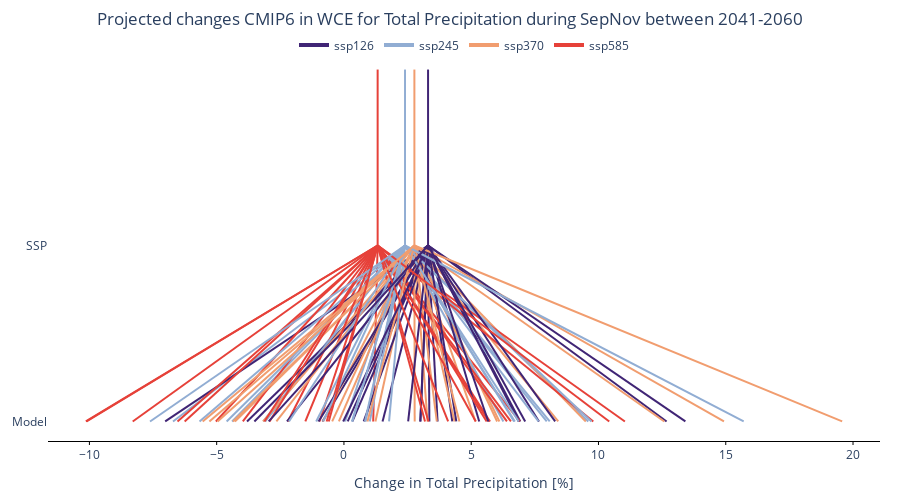

Write notebook code for a chart like this one.
### Code cell
import ipywidgets as widgets
from ipywidgets import interact
from IPython.display import clear_output
import pandas as pd
import numpy as np
import plotly.graph_objects as go

# Define variables and their full names
atmos_variables = [
    'tas', 'tasmin', 'TNn', 'fd', 'hdd',
    'tasmax', 'TXx', 'tx35', 'TX35bc', 'tx40', 'TX40bc', 'cdd',
    'pr', 'Rx1day', 'Rx5day', 'ds', 'spi6',
    'prsn', 'sfcWind'
]

# Mapping of variable codes to their full names
variable_full_names = {
    'tas': 'Mean Temperature',
    'tasmin': 'Minimum Temperature',
    'TNn': 'Minimum of Minimum Temperature',
    'fd': 'Frost Days',
    'hdd': 'Heating Degree Days',
    'tasmax': 'Maximum Temperature',
    'TXx': 'Maximum of Maximum Temperature',
    'tx35': 'Days with Temperature > 35°C',
    'TX35bc': 'Days with Temperature > 35°C (Bias Corrected)',
    'tx40': 'Days with Temperature > 40°C',
    'TX40bc': 'Days with Temperature > 40°C (Bias Corrected)',
    'cdd': 'Cooling Degree Days',
    'pr': 'Total Precipitation',
    'Rx1day': 'Maximum 1-Day Precipitation',
    'Rx5day': 'Maximum 5-Day Precipitation',
    'ds': 'Consecutive Dry Days',
    'spi6': 'Standardized Precipitation Index (6 months)',
    'prsn': 'Total Snowfall',
    'sfcWind': 'Surface Wind Speed'
}

# Mapping of variable codes to their units
variable_units = {
    'tas': '°C',
    'tasmin': '°C',
    'tasmax': '°C',
    'TNn': '°C',
    'TXx': '°C',
    'pr': '%',
    'Rx1day': '%',
    'Rx5day': '%',
    'spi6': '%',
    'sfcWind': '%',
    'prsn': 'mm/day',
    'cdd': 'Degree Days',
    'hdd': 'Degree Days'
}

# Define scenarios and their corresponding colors for each dataset
scenarios_and_colors = {
    'CMIP6': {
        'scenarios': ['ssp126', 'ssp245', 'ssp370', 'ssp585'],
        'colors': {
            'ssp126': '#402575',  # Deep blue
            'ssp245': '#91ADD3',  # Light blue
            'ssp370': '#F19D6F',  # Orange
            'ssp585': '#E64139'   # Red
        }
    },
    'CORDEX': {
        'scenarios': ['rcp26', 'rcp45', 'rcp85'],
        'colors': {
            'rcp26': '#402575',  # Deep blue
            'rcp45': '#91ADD3',  # Light blue
            'rcp85': '#E64139'   # Red
        }
    }
}

# Define the available regions and variables
regions = ['NEU', 'MED', 'WCE', 'EEU']
variables = [(variable_full_names[var], var) for var in atmos_variables]
time_filters = ['year', 'DecFeb', 'MarMay', 'JunAug', 'SepNov']
timeframes = [2021, 2041, 2081]

# Create the dropdowns for user interaction
region_dropdown = widgets.Dropdown(
    options=regions,
    value='NEU',
    description='Region:',
)

data_set_dropdown = widgets.Dropdown(
    options=['CMIP6', 'CORDEX'],
    value='CMIP6',
    description='Dataset:',
)

variable_dropdown = widgets.Dropdown(
    options=variables,
    value='tas',
    description='Variable:',
)

time_filter_dropdown = widgets.Dropdown(
    options=time_filters,
    value='year',
    description='Time Filter:',
)

timeframe_dropdown = widgets.Dropdown(
    options=timeframes,
    value=2041,
    description='Timeframe:',
)

# Flag to check if it's the first click
first_click = True

# Function to update the plot based on user selection
def update_plot(region, dataset, variable, time_filter, timeframe):
    global first_click
    clear_output(wait=True)  # Clear previous output
    ref_time = 'preIndustrial'
    landmask = 'True'
    variable_full_name = variable_full_names.get(variable, variable)
    unit = variable_units.get(variable, 'days')

    # Load the data
    try:
        data = pd.read_csv(
            f'data/{region}/{region}_{dataset}_{ref_time}_landmask={landmask}.csv'
        )
    except FileNotFoundError:
        print("Data file not found.")
        return

    # Process the data
    data = data.set_index(['variable', 'model', 'date', 'scenario', 'season'])
    data = data.loc[(variable, slice(None), timeframe, slice(None), time_filter)]
    data_restructured = data.reset_index()
    data_restructured = data_restructured.set_index('model')
    data_restructured = data_restructured.rename(columns={'scenario': 'ssp', 'value': 'impact'})

    # Check if the data is empty
    if data_restructured.empty:
        # Create an empty figure with a message
        fig = go.Figure()
        fig.update_layout(
            height=500,
            margin=dict(l=20, r=20, t=50, b=50),
            plot_bgcolor='white',
            paper_bgcolor='white',
            xaxis=dict(showgrid=False, zeroline=False, showticklabels=False),
            yaxis=dict(showgrid=False, zeroline=False, showticklabels=False),
            title=dict(
                text=f'Projected changes {dataset} in {region} for {variable_full_name} during {time_filter} between {timeframe}-{int(timeframe) + 19}',
                x=0.5,
                xanchor='center'
            )
        )
        fig.add_annotation(
            text="Data set not available, try another one",
            x=0.5, y=0.5,
            xref="paper", yref="paper",
            showarrow=False,
            font=dict(size=25, color="black"),
            align="center",
            valign="middle",
        )
        fig.show()
        return

    # Get multi-model mean (mmm)
    mmm = data_restructured.loc[data_restructured.index == 'mmm']

    # Assign SSP impacts based on scenarios
    data_restructured['ssp_impact'] = np.nan
    scenarios = scenarios_and_colors[dataset]['scenarios']
    colors = scenarios_and_colors[dataset]['colors']

    for scenario in scenarios:
        if scenario in mmm['ssp'].values:
            mmm_value = mmm[mmm['ssp'] == scenario]['impact'].values[0]
            data_restructured.loc[data_restructured['ssp'] == scenario, 'ssp_impact'] = mmm_value

    # Prepare data for plotting
    data_restructured.reset_index(inplace=True)
    df = data_restructured[['impact', 'ssp', 'ssp_impact', 'model']]

    # Determine x-axis range
    x_min = df['impact'].min()
    x_max = df['impact'].max()
    range_extension = 0.05 * (x_max - x_min)
    x_range = [x_min - range_extension, x_max + range_extension]

    # Mapping of y-values to numerical positions
    y_mapping = {'Model': 0, 'SSP': 1, 'SSP Extension': 2}

    # Initialize figure
    fig = go.Figure()

    # Plot lines for each model and SSP
    for _, entry in df.iterrows():
        ssp = entry['ssp']
        color = colors.get(ssp, 'black')
        model_name = entry['model']

        if model_name == 'mmm':
            x_vals = [entry['ssp_impact'], entry['ssp_impact']]
            y_vals = [y_mapping['SSP'], y_mapping['SSP Extension']]
            fig.add_trace(
                go.Scatter(
                    x=x_vals,
                    y=y_vals,
                    mode='lines',
                    line=dict(color=color, width=2),
                    showlegend=False,
                    hoverinfo='text',
                    text=f"Model: {model_name}<br>SSP: {ssp}<br>Impact: {entry['ssp_impact']:.2f} {unit}"
                )
            )
            continue

        x_vals = [entry['impact'], entry['ssp_impact']]
        y_vals = [y_mapping['Model'], y_mapping['SSP']]
        fig.add_trace(
            go.Scatter(
                x=x_vals,
                y=y_vals,
                mode='lines',
                line=dict(color=color, width=2),
                showlegend=False,
                hoverinfo='text',
                text=f"Model: {model_name}<br>SSP: {ssp}<br>Change: {entry['impact']:.2f} {unit}"
            )
        )

    # Set x-axis properties
    xaxis_title = f'Change in {variable_full_name} [{unit}]'
    fig.update_xaxes(
        title_text=xaxis_title,
        range=x_range,
        tickmode='auto',
        showgrid=False,
        zeroline=False,
        ticks='outside',
        ticklen=3,
        tickwidth=1,
        tickcolor='black',
        showline=True,
        linecolor='black',
        linewidth=1
    )

    # Set y-axis properties
    fig.update_yaxes(
        tickmode='array',
        tickvals=[y_mapping['Model'], y_mapping['SSP'], y_mapping['SSP Extension']],
        ticktext=['Model', 'SSP', ''],
        showgrid=False,
        zeroline=False
    )

    # Adjust layout properties
    fig.update_layout(
        height=500,
        margin=dict(l=20, r=20, t=50, b=50),
        plot_bgcolor='white',
        paper_bgcolor='white',
        title=dict(
            text=f'Projected changes {dataset} in {region} for {variable_full_name} during {time_filter} between {timeframe}-{int(timeframe) + 19}',
            x=0.5,
            xanchor='center'
        ),
        legend=dict(
            orientation="h",
            yanchor="top",
            y=1.05,
            xanchor="center",
            x=0.5
        )
    )

    # Add a manual legend for SSPs
    for ssp, color in colors.items():
        fig.add_trace(
            go.Scatter(
                x=[None],
                y=[None],
                mode='lines',
                line=dict(color=color, width=4),
                name=ssp
            )
        )

    # Show the figure
    if first_click == False:
        fig.show()
    else:
        first_click = False

# Create the interactive widget
interact(
    update_plot,
    region=region_dropdown,
    dataset=data_set_dropdown,
    variable=variable_dropdown,
    time_filter=time_filter_dropdown,
    timeframe=timeframe_dropdown
)

### Figure 1 — Plotly figure (JSON) as saved in the notebook; plotly's stock layout.template omitted (floating-point values rounded to 4 significant figures)
{"data": [{"hoverinfo": "text", "line": {"color": "#402575", "width": 2}, "mode": "lines", "showlegend": false, "text": "Model: UKESM1-0-LL_r1i1p1f2<br>SSP: ssp126<br>Change: 4.26 %", "type": "scatter", "x": [4.256, 3.305], "y": [0, 1]}, {"hoverinfo": "text", "line": {"color": "#91ADD3", "width": 2}, "mode": "lines", "showlegend": false, "text": "Model: UKESM1-0-LL_r1i1p1f2<br>SSP: ssp245<br>Change: -3.17 %", "type": "scatter", "x": [-3.171, 2.4], "y": [0, 1]}, {"hoverinfo": "text", "line": {"color": "#F19D6F", "width": 2}, "mode": "lines", "showlegend": false, "text": "Model: UKESM1-0-LL_r1i1p1f2<br>SSP: ssp370<br>Change: -4.28 %", "type": "scatter", "x": [-4.283, 2.767], "y": [0, 1]}, {"hoverinfo": "text", "line": {"color": "#E64139", "width": 2}, "mode": "lines", "showlegend": false, "text": "Model: UKESM1-0-LL_r1i1p1f2<br>SSP: ssp585<br>Change: -10.14 %", "type": "scatter", "x": [-10.14, 1.324], "y": [0, 1]}, {"hoverinfo": "text", "line": {"color": "#402575", "width": 2}, "mode": "lines", "showlegend": false, "text": "Model: CNRM-ESM2-1_r1i1p1f2<br>SSP: ssp126<br>Change: 6.93 %", "type": "scatter", "x": [6.927, 3.305], "y": [0, 1]}, {"hoverinfo": "text", "line": {"color": "#91ADD3", "width": 2}, "mode": "lines", "showlegend": false, "text": "Model: CNRM-ESM2-1_r1i1p1f2<br>SSP: ssp245<br>Change: 8.08 %", "type": "scatter", "x": [8.084, 2.4], "y": [0, 1]}, {"hoverinfo": "text", "line": {"color": "#F19D6F", "width": 2}, "mode": "lines", "showlegend": false, "text": "Model: CNRM-ESM2-1_r1i1p1f2<br>SSP: ssp370<br>Change: 8.42 %", "type": "scatter", "x": [8.419, 2.767], "y": [0, 1]}, {"hoverinfo": "text", "line": {"color": "#E64139", "width": 2}, "mode": "lines", "showlegend": false, "text": "Model: CNRM-ESM2-1_r1i1p1f2<br>SSP: ssp585<br>Change: 5.69 %", "type": "scatter", "x": [5.69, 1.324], "y": [0, 1]}, {"hoverinfo": "text", "line": {"color": "#402575", "width": 2}, "mode": "lines", "showlegend": false, "text": "Model: FGOALS-g3_r1i1p1f1<br>SSP: ssp126<br>Change: 3.36 %", "type": "scatter", "x": [3.356, 3.305], "y": [0, 1]}, {"hoverinfo": "text", "line": {"color": "#91ADD3", "width": 2}, "mode": "lines", "showlegend": false, "text": "Model: FGOALS-g3_r1i1p1f1<br>SSP: ssp245<br>Change: 9.60 %", "type": "scatter", "x": [9.601, 2.4], "y": [0, 1]}, {"hoverinfo": "text", "line": {"color": "#F19D6F", "width": 2}, "mode": "lines", "showlegend": false, "text": "Model: FGOALS-g3_r1i1p1f1<br>SSP: ssp370<br>Change: 9.50 %", "type": "scatter", "x": [9.502, 2.767], "y": [0, 1]}, {"hoverinfo": "text", "line": {"color": "#E64139", "width": 2}, "mode": "lines", "showlegend": false, "text": "Model: FGOALS-g3_r1i1p1f1<br>SSP: ssp585<br>Change: -0.96 %", "type": "scatter", "x": [-0.9609, 1.324], "y": [0, 1]}, {"hoverinfo": "text", "line": {"color": "#402575", "width": 2}, "mode": "lines", "showlegend": false, "text": "Model: INM-CM4-8_r1i1p1f1<br>SSP: ssp126<br>Change: 3.00 %", "type": "scatter", "x": [3.004, 3.305], "y": [0, 1]}, {"hoverinfo": "text", "line": {"color": "#91ADD3", "width": 2}, "mode": "lines", "showlegend": false, "text": "Model: INM-CM4-8_r1i1p1f1<br>SSP: ssp245<br>Change: 0.05 %", "type": "scatter", "x": [0.04715, 2.4], "y": [0, 1]}, {"hoverinfo": "text", "line": {"color": "#F19D6F", "width": 2}, "mode": "lines", "showlegend": false, "text": "Model: INM-CM4-8_r1i1p1f1<br>SSP: ssp370<br>Change: 3.28 %", "type": "scatter", "x": [3.284, 2.767], "y": [0, 1]}, {"hoverinfo": "text", "line": {"color": "#E64139", "width": 2}, "mode": "lines", "showlegend": false, "text": "Model: INM-CM4-8_r1i1p1f1<br>SSP: ssp585<br>Change: 6.91 %", "type": "scatter", "x": [6.913, 1.324], "y": [0, 1]}, {"hoverinfo": "text", "line": {"color": "#402575", "width": 2}, "mode": "lines", "showlegend": false, "text": "Model: MIROC6_r1i1p1f1<br>SSP: ssp126<br>Change: 3.68 %", "type": "scatter", "x": [3.679, 3.305], "y": [0, 1]}, {"hoverinfo": "text", "line": {"color": "#91ADD3", "width": 2}, "mode": "lines", "showlegend": false, "text": "Model: MIROC6_r1i1p1f1<br>SSP: ssp245<br>Change: 7.97 %", "type": "scatter", "x": [7.966, 2.4], "y": [0, 1]}, {"hoverinfo": "text", "line": {"color": "#F19D6F", "width": 2}, "mode": "lines", "showlegend": false, "text": "Model: MIROC6_r1i1p1f1<br>SSP: ssp370<br>Change: 6.02 %", "type": "scatter", "x": [6.017, 2.767], "y": [0, 1]}, {"hoverinfo": "text", "line": {"color": "#E64139", "width": 2}, "mode": "lines", "showlegend": false, "text": "Model: MIROC6_r1i1p1f1<br>SSP: ssp585<br>Change: 11.04 %", "type": "scatter", "x": [11.04, 1.324], "y": [0, 1]}, {"hoverinfo": "text", "line": {"color": "#402575", "width": 2}, "mode": "lines", "showlegend": false, "text": "Model: mmm<br>SSP: ssp126<br>Impact: 3.30 %", "type": "scatter", "x": [3.305, 3.305], "y": [1, 2]}, {"hoverinfo": "text", "line": {"color": "#91ADD3", "width": 2}, "mode": "lines", "showlegend": false, "text": "Model: mmm<br>SSP: ssp245<br>Impact: 2.40 %", "type": "scatter", "x": [2.4, 2.4], "y": [1, 2]}, {"hoverinfo": "text", "line": {"color": "#F19D6F", "width": 2}, "mode": "lines", "showlegend": false, "text": "Model: mmm<br>SSP: ssp370<br>Impact: 2.77 %", "type": "scatter", "x": [2.767, 2.767], "y": [1, 2]}, {"hoverinfo": "text", "line": {"color": "#E64139", "width": 2}, "mode": "lines", "showlegend": false, "text": "Model: mmm<br>SSP: ssp585<br>Impact: 1.32 %", "type": "scatter", "x": [1.324, 1.324], "y": [1, 2]}, {"hoverinfo": "text", "line": {"color": "#402575", "width": 2}, "mode": "lines", "showlegend": false, "text": "Model: CNRM-CM6-1_r1i1p1f2<br>SSP: ssp126<br>Change: 7.66 %", "type": "scatter", "x": [7.663, 3.305], "y": [0, 1]}, {"hoverinfo": "text", "line": {"color": "#91ADD3", "width": 2}, "mode": "lines", "showlegend": false, "text": "Model: CNRM-CM6-1_r1i1p1f2<br>SSP: ssp245<br>Change: 7.64 %", "type": "scatter", "x": [7.644, 2.4], "y": [0, 1]}, {"hoverinfo": "text", "line": {"color": "#F19D6F", "width": 2}, "mode": "lines", "showlegend": false, "text": "Model: CNRM-CM6-1_r1i1p1f2<br>SSP: ssp370<br>Change: 5.17 %", "type": "scatter", "x": [5.166, 2.767], "y": [0, 1]}, {"hoverinfo": "text", "line": {"color": "#E64139", "width": 2}, "mode": "lines", "showlegend": false, "text": "Model: CNRM-CM6-1_r1i1p1f2<br>SSP: ssp585<br>Change: 1.15 %", "type": "scatter", "x": [1.149, 1.324], "y": [0, 1]}, {"hoverinfo": "text", "line": {"color": "#402575", "width": 2}, "mode": "lines", "showlegend": false, "text": "Model: MRI-ESM2-0_r1i1p1f1<br>SSP: ssp126<br>Change: 1.52 %", "type": "scatter", "x": [1.517, 3.305], "y": [0, 1]}, {"hoverinfo": "text", "line": {"color": "#91ADD3", "width": 2}, "mode": "lines", "showlegend": false, "text": "Model: MRI-ESM2-0_r1i1p1f1<br>SSP: ssp245<br>Change: -4.40 %", "type": "scatter", "x": [-4.395, 2.4], "y": [0, 1]}, {"hoverinfo": "text", "line": {"color": "#F19D6F", "width": 2}, "mode": "lines", "showlegend": false, "text": "Model: MRI-ESM2-0_r1i1p1f1<br>SSP: ssp370<br>Change: 1.24 %", "type": "scatter", "x": [1.237, 2.767], "y": [0, 1]}, {"hoverinfo": "text", "line": {"color": "#E64139", "width": 2}, "mode": "lines", "showlegend": false, "text": "Model: MRI-ESM2-0_r1i1p1f1<br>SSP: ssp585<br>Change: 9.80 %", "type": "scatter", "x": [9.795, 1.324], "y": [0, 1]}, {"hoverinfo": "text", "line": {"color": "#402575", "width": 2}, "mode": "lines", "showlegend": false, "text": "Model: BCC-CSM2-MR_r1i1p1f1<br>SSP: ssp126<br>Change: 0.15 %", "type": "scatter", "x": [0.149, 3.305], "y": [0, 1]}, {"hoverinfo": "text", "line": {"color": "#91ADD3", "width": 2}, "mode": "lines", "showlegend": false, "text": "Model: BCC-CSM2-MR_r1i1p1f1<br>SSP: ssp245<br>Change: -1.09 %", "type": "scatter", "x": [-1.09, 2.4], "y": [0, 1]}, {"hoverinfo": "text", "line": {"color": "#F19D6F", "width": 2}, "mode": "lines", "showlegend": false, "text": "Model: BCC-CSM2-MR_r1i1p1f1<br>SSP: ssp370<br>Change: 3.65 %", "type": "scatter", "x": [3.648, 2.767], "y": [0, 1]}, {"hoverinfo": "text", "line": {"color": "#E64139", "width": 2}, "mode": "lines", "showlegend": false, "text": "Model: BCC-CSM2-MR_r1i1p1f1<br>SSP: ssp585<br>Change: -2.21 %", "type": "scatter", "x": [-2.205, 1.324], "y": [0, 1]}, {"hoverinfo": "text", "line": {"color": "#402575", "width": 2}, "mode": "lines", "showlegend": false, "text": "Model: MPI-ESM1-2-LR_r1i1p1f1<br>SSP: ssp126<br>Change: -3.81 %", "type": "scatter", "x": [-3.808, 3.305], "y": [0, 1]}, {"hoverinfo": "text", "line": {"color": "#91ADD3", "width": 2}, "mode": "lines", "showlegend": false, "text": "Model: MPI-ESM1-2-LR_r1i1p1f1<br>SSP: ssp245<br>Change: -6.72 %", "type": "scatter", "x": [-6.716, 2.4], "y": [0, 1]}, {"hoverinfo": "text", "line": {"color": "#F19D6F", "width": 2}, "mode": "lines", "showlegend": false, "text": "Model: MPI-ESM1-2-LR_r1i1p1f1<br>SSP: ssp370<br>Change: 6.11 %", "type": "scatter", "x": [6.108, 2.767], "y": [0, 1]}, {"hoverinfo": "text", "line": {"color": "#E64139", "width": 2}, "mode": "lines", "showlegend": false, "text": "Model: MPI-ESM1-2-LR_r1i1p1f1<br>SSP: ssp585<br>Change: -8.30 %", "type": "scatter", "x": [-8.299, 1.324], "y": [0, 1]}, {"hoverinfo": "text", "line": {"color": "#402575", "width": 2}, "mode": "lines", "showlegend": false, "text": "Model: CESM2-WACCM_r1i1p1f1<br>SSP: ssp126<br>Change: 0.33 %", "type": "scatter", "x": [0.3318, 3.305], "y": [0, 1]}, {"hoverinfo": "text", "line": {"color": "#91ADD3", "width": 2}, "mode": "lines", "showlegend": false, "text": "Model: CESM2-WACCM_r1i1p1f1<br>SSP: ssp245<br>Change: 6.69 %", "type": "scatter", "x": [6.686, 2.4], "y": [0, 1]}, {"hoverinfo": "text", "line": {"color": "#F19D6F", "width": 2}, "mode": "lines", "showlegend": false, "text": "Model: CESM2-WACCM_r1i1p1f1<br>SSP: ssp370<br>Change: 4.34 %", "type": "scatter", "x": [4.344, 2.767], "y": [0, 1]}, {"hoverinfo": "text", "line": {"color": "#E64139", "width": 2}, "mode": "lines", "showlegend": false, "text": "Model: CESM2-WACCM_r1i1p1f1<br>SSP: ssp585<br>Change: 5.74 %", "type": "scatter", "x": [5.739, 1.324], "y": [0, 1]}, {"hoverinfo": "text", "line": {"color": "#402575", "width": 2}, "mode": "lines", "showlegend": false, "text": "Model: INM-CM5-0_r1i1p1f1<br>SSP: ssp126<br>Change: 12.68 %", "type": "scatter", "x": [12.68, 3.305], "y": [0, 1]}, {"hoverinfo": "text", "line": {"color": "#91ADD3", "width": 2}, "mode": "lines", "showlegend": false, "text": "Model: INM-CM5-0_r1i1p1f1<br>SSP: ssp245<br>Change: 6.26 %", "type": "scatter", "x": [6.264, 2.4], "y": [0, 1]}, {"hoverinfo": "text", "line": {"color": "#F19D6F", "width": 2}, "mode": "lines", "showlegend": false, "text": "Model: INM-CM5-0_r1i1p1f1<br>SSP: ssp370<br>Change: 14.93 %", "type": "scatter", "x": [14.93, 2.767], "y": [0, 1]}, {"hoverinfo": "text", "line": {"color": "#E64139", "width": 2}, "mode": "lines", "showlegend": false, "text": "Model: INM-CM5-0_r1i1p1f1<br>SSP: ssp585<br>Change: 6.56 %", "type": "scatter", "x": [6.559, 1.324], "y": [0, 1]}, {"hoverinfo": "text", "line": {"color": "#402575", "width": 2}, "mode": "lines", "showlegend": false, "text": "Model: CMCC-CM2-SR5_r1i1p1f1<br>SSP: ssp126<br>Change: -0.84 %", "type": "scatter", "x": [-0.8438, 3.305], "y": [0, 1]}, {"hoverinfo": "text", "line": {"color": "#91ADD3", "width": 2}, "mode": "lines", "showlegend": false, "text": "Model: CMCC-CM2-SR5_r1i1p1f1<br>SSP: ssp245<br>Change: -3.09 %", "type": "scatter", "x": [-3.093, 2.4], "y": [0, 1]}, {"hoverinfo": "text", "line": {"color": "#F19D6F", "width": 2}, "mode": "lines", "showlegend": false, "text": "Model: CMCC-CM2-SR5_r1i1p1f1<br>SSP: ssp370<br>Change: -3.18 %", "type": "scatter", "x": [-3.177, 2.767], "y": [0, 1]}, {"hoverinfo": "text", "line": {"color": "#E64139", "width": 2}, "mode": "lines", "showlegend": false, "text": "Model: CMCC-CM2-SR5_r1i1p1f1<br>SSP: ssp585<br>Change: -3.97 %", "type": "scatter", "x": [-3.973, 1.324], "y": [0, 1]}, {"hoverinfo": "text", "line": {"color": "#402575", "width": 2}, "mode": "lines", "showlegend": false, "text": "Model: NorESM2-LM_r1i1p1f1<br>SSP: ssp126<br>Change: -7.02 %", "type": "scatter", "x": [-7.022, 3.305], "y": [0, 1]}, {"hoverinfo": "text", "line": {"color": "#91ADD3", "width": 2}, "mode": "lines", "showlegend": false, "text": "Model: NorESM2-LM_r1i1p1f1<br>SSP: ssp245<br>Change: -4.61 %", "type": "scatter", "x": [-4.608, 2.4], "y": [0, 1]}, {"hoverinfo": "text", "line": {"color": "#F19D6F", "width": 2}, "mode": "lines", "showlegend": false, "text": "Model: NorESM2-LM_r1i1p1f1<br>SSP: ssp370<br>Change: -0.82 %", "type": "scatter", "x": [-0.8242, 2.767], "y": [0, 1]}, {"hoverinfo": "text", "line": {"color": "#E64139", "width": 2}, "mode": "lines", "showlegend": false, "text": "Model: NorESM2-LM_r1i1p1f1<br>SSP: ssp585<br>Change: -5.03 %", "type": "scatter", "x": [-5.031, 1.324], "y": [0, 1]}, {"hoverinfo": "text", "line": {"color": "#402575", "width": 2}, "mode": "lines", "showlegend": false, "text": "Model: CNRM-CM6-1-HR_r1i1p1f2<br>SSP: ssp126<br>Change: 3.00 %", "type": "scatter", "x": [3.0, 3.305], "y": [0, 1]}, {"hoverinfo": "text", "line": {"color": "#E64139", "width": 2}, "mode": "lines", "showlegend": false, "text": "Model: CNRM-CM6-1-HR_r1i1p1f2<br>SSP: ssp585<br>Change: 6.40 %", "type": "scatter", "x": [6.403, 1.324], "y": [0, 1]}, {"hoverinfo": "text", "line": {"color": "#402575", "width": 2}, "mode": "lines", "showlegend": false, "text": "Model: MPI-ESM1-2-HR_r1i1p1f1<br>SSP: ssp126<br>Change: -3.52 %", "type": "scatter", "x": [-3.519, 3.305], "y": [0, 1]}, {"hoverinfo": "text", "line": {"color": "#91ADD3", "width": 2}, "mode": "lines", "showlegend": false, "text": "Model: MPI-ESM1-2-HR_r1i1p1f1<br>SSP: ssp245<br>Change: 0.85 %", "type": "scatter", "x": [0.8475, 2.4], "y": [0, 1]}, {"hoverinfo": "text", "line": {"color": "#F19D6F", "width": 2}, "mode": "lines", "showlegend": false, "text": "Model: MPI-ESM1-2-HR_r1i1p1f1<br>SSP: ssp370<br>Change: 2.78 %", "type": "scatter", "x": [2.778, 2.767], "y": [0, 1]}, {"hoverinfo": "text", "line": {"color": "#E64139", "width": 2}, "mode": "lines", "showlegend": false, "text": "Model: MPI-ESM1-2-HR_r1i1p1f1<br>SSP: ssp585<br>Change: -0.68 %", "type": "scatter", "x": [-0.6792, 1.324], "y": [0, 1]}, {"hoverinfo": "text", "line": {"color": "#402575", "width": 2}, "mode": "lines", "showlegend": false, "text": "Model: GFDL-ESM4_r1i1p1f1<br>SSP: ssp126<br>Change: 5.31 %", "type": "scatter", "x": [5.314, 3.305], "y": [0, 1]}, {"hoverinfo": "text", "line": {"color": "#91ADD3", "width": 2}, "mode": "lines", "showlegend": false, "text": "Model: GFDL-ESM4_r1i1p1f1<br>SSP: ssp245<br>Change: 6.72 %", "type": "scatter", "x": [6.715, 2.4], "y": [0, 1]}, {"hoverinfo": "text", "line": {"color": "#F19D6F", "width": 2}, "mode": "lines", "showlegend": false, "text": "Model: GFDL-ESM4_r1i1p1f1<br>SSP: ssp370<br>Change: -0.46 %", "type": "scatter", "x": [-0.4622, 2.767], "y": [0, 1]}, {"hoverinfo": "text", "line": {"color": "#E64139", "width": 2}, "mode": "lines", "showlegend": false, "text": "Model: GFDL-ESM4_r1i1p1f1<br>SSP: ssp585<br>Change: 3.19 %", "type": "scatter", "x": [3.185, 1.324], "y": [0, 1]}, {"hoverinfo": "text", "line": {"color": "#402575", "width": 2}, "mode": "lines", "showlegend": false, "text": "Model: KACE-1-0-G_r2i1p1f1<br>SSP: ssp126<br>Change: -1.00 %", "type": "scatter", "x": [-0.9974, 3.305], "y": [0, 1]}, {"hoverinfo": "text", "line": {"color": "#91ADD3", "width": 2}, "mode": "lines", "showlegend": false, "text": "Model: KACE-1-0-G_r2i1p1f1<br>SSP: ssp245<br>Change: -5.67 %", "type": "scatter", "x": [-5.673, 2.4], "y": [0, 1]}, {"hoverinfo": "text", "line": {"color": "#F19D6F", "width": 2}, "mode": "lines", "showlegend": false, "text": "Model: KACE-1-0-G_r2i1p1f1<br>SSP: ssp370<br>Change: -4.36 %", "type": "scatter", "x": [-4.357, 2.767], "y": [0, 1]}, {"hoverinfo": "text", "line": {"color": "#E64139", "width": 2}, "mode": "lines", "showlegend": false, "text": "Model: KACE-1-0-G_r2i1p1f1<br>SSP: ssp585<br>Change: -6.26 %", "type": "scatter", "x": [-6.259, 1.324], "y": [0, 1]}, {"hoverinfo": "text", "line": {"color": "#402575", "width": 2}, "mode": "lines", "showlegend": false, "text": "Model: IPSL-CM6A-LR_r1i1p1f1<br>SSP: ssp126<br>Change: 0.78 %", "type": "scatter", "x": [0.7754, 3.305], "y": [0, 1]}, {"hoverinfo": "text", "line": {"color": "#91ADD3", "width": 2}, "mode": "lines", "showlegend": false, "text": "Model: IPSL-CM6A-LR_r1i1p1f1<br>SSP: ssp245<br>Change: 0.32 %", "type": "scatter", "x": [0.3151, 2.4], "y": [0, 1]}, {"hoverinfo": "text", "line": {"color": "#F19D6F", "width": 2}, "mode": "lines", "showlegend": false, "text": "Model: IPSL-CM6A-LR_r1i1p1f1<br>SSP: ssp370<br>Change: -0.20 %", "type": "scatter", "x": [-0.1985, 2.767], "y": [0, 1]}, {"hoverinfo": "text", "line": {"color": "#E64139", "width": 2}, "mode": "lines", "showlegend": false, "text": "Model: IPSL-CM6A-LR_r1i1p1f1<br>SSP: ssp585<br>Change: 3.32 %", "type": "scatter", "x": [3.322, 1.324], "y": [0, 1]}, {"hoverinfo": "text", "line": {"color": "#402575", "width": 2}, "mode": "lines", "showlegend": false, "text": "Model: MIROC-ES2L_r1i1p1f2<br>SSP: ssp126<br>Change: 13.41 %", "type": "scatter", "x": [13.41, 3.305], "y": [0, 1]}, {"hoverinfo": "text", "line": {"color": "#91ADD3", "width": 2}, "mode": "lines", "showlegend": false, "text": "Model: MIROC-ES2L_r1i1p1f2<br>SSP: ssp245<br>Change: 9.72 %", "type": "scatter", "x": [9.723, 2.4], "y": [0, 1]}, {"hoverinfo": "text", "line": {"color": "#F19D6F", "width": 2}, "mode": "lines", "showlegend": false, "text": "Model: MIROC-ES2L_r1i1p1f2<br>SSP: ssp370<br>Change: 12.59 %", "type": "scatter", "x": [12.59, 2.767], "y": [0, 1]}, {"hoverinfo": "text", "line": {"color": "#E64139", "width": 2}, "mode": "lines", "showlegend": false, "text": "Model: MIROC-ES2L_r1i1p1f2<br>SSP: ssp585<br>Change: 5.61 %", "type": "scatter", "x": [5.606, 1.324], "y": [0, 1]}, {"hoverinfo": "text", "line": {"color": "#402575", "width": 2}, "mode": "lines", "showlegend": false, "text": "Model: ACCESS-CM2_r1i1p1f1<br>SSP: ssp126<br>Change: 4.41 %", "type": "scatter", "x": [4.414, 3.305], "y": [0, 1]}, {"hoverinfo": "text", "line": {"color": "#91ADD3", "width": 2}, "mode": "lines", "showlegend": false, "text": "Model: ACCESS-CM2_r1i1p1f1<br>SSP: ssp245<br>Change: 1.77 %", "type": "scatter", "x": [1.772, 2.4], "y": [0, 1]}, {"hoverinfo": "text", "line": {"color": "#F19D6F", "width": 2}, "mode": "lines", "showlegend": false, "text": "Model: ACCESS-CM2_r1i1p1f1<br>SSP: ssp370<br>Change: -5.55 %", "type": "scatter", "x": [-5.551, 2.767], "y": [0, 1]}, {"hoverinfo": "text", "line": {"color": "#E64139", "width": 2}, "mode": "lines", "showlegend": false, "text": "Model: ACCESS-CM2_r1i1p1f1<br>SSP: ssp585<br>Change: -6.54 %", "type": "scatter", "x": [-6.539, 1.324], "y": [0, 1]}, {"hoverinfo": "text", "line": {"color": "#402575", "width": 2}, "mode": "lines", "showlegend": false, "text": "Model: CAMS-CSM1-0_r2i1p1f1<br>SSP: ssp126<br>Change: 2.52 %", "type": "scatter", "x": [2.523, 3.305], "y": [0, 1]}, {"hoverinfo": "text", "line": {"color": "#91ADD3", "width": 2}, "mode": "lines", "showlegend": false, "text": "Model: CAMS-CSM1-0_r2i1p1f1<br>SSP: ssp245<br>Change: 1.01 %", "type": "scatter", "x": [1.014, 2.4], "y": [0, 1]}, {"hoverinfo": "text", "line": {"color": "#F19D6F", "width": 2}, "mode": "lines", "showlegend": false, "text": "Model: CAMS-CSM1-0_r2i1p1f1<br>SSP: ssp370<br>Change: 4.54 %", "type": "scatter", "x": [4.537, 2.767], "y": [0, 1]}, {"hoverinfo": "text", "line": {"color": "#E64139", "width": 2}, "mode": "lines", "showlegend": false, "text": "Model: CAMS-CSM1-0_r2i1p1f1<br>SSP: ssp585<br>Change: 5.18 %", "type": "scatter", "x": [5.181, 1.324], "y": [0, 1]}, {"hoverinfo": "text", "line": {"color": "#402575", "width": 2}, "mode": "lines", "showlegend": false, "text": "Model: HadGEM3-GC31-LL_r1i1p1f3<br>SSP: ssp126<br>Change: 6.87 %", "type": "scatter", "x": [6.867, 3.305], "y": [0, 1]}, {"hoverinfo": "text", "line": {"color": "#91ADD3", "width": 2}, "mode": "lines", "showlegend": false, "text": "Model: HadGEM3-GC31-LL_r1i1p1f3<br>SSP: ssp245<br>Change: 0.82 %", "type": "scatter", "x": [0.8242, 2.4], "y": [0, 1]}, {"hoverinfo": "text", "line": {"color": "#E64139", "width": 2}, "mode": "lines", "showlegend": false, "text": "Model: HadGEM3-GC31-LL_r1i1p1f3<br>SSP: ssp585<br>Change: -1.52 %", "type": "scatter", "x": [-1.517, 1.324], "y": [0, 1]}, {"hoverinfo": "text", "line": {"color": "#402575", "width": 2}, "mode": "lines", "showlegend": false, "text": "Model: NorESM2-MM_r1i1p1f1<br>SSP: ssp126<br>Change: -2.24 %", "type": "scatter", "x": [-2.237, 3.305], "y": [0, 1]}, {"hoverinfo": "text", "line": {"color": "#91ADD3", "width": 2}, "mode": "lines", "showlegend": false, "text": "Model: NorESM2-MM_r1i1p1f1<br>SSP: ssp245<br>Change: 6.87 %", "type": "scatter", "x": [6.868, 2.4], "y": [0, 1]}, {"hoverinfo": "text", "line": {"color": "#F19D6F", "width": 2}, "mode": "lines", "showlegend": false, "text": "Model: NorESM2-MM_r1i1p1f1<br>SSP: ssp370<br>Change: -2.65 %", "type": "scatter", "x": [-2.654, 2.767], "y": [0, 1]}, {"hoverinfo": "text", "line": {"color": "#E64139", "width": 2}, "mode": "lines", "showlegend": false, "text": "Model: NorESM2-MM_r1i1p1f1<br>SSP: ssp585<br>Change: -2.92 %", "type": "scatter", "x": [-2.923, 1.324], "y": [0, 1]}, {"hoverinfo": "text", "line": {"color": "#402575", "width": 2}, "mode": "lines", "showlegend": false, "text": "Model: EC-Earth3_r1i1p1f1<br>SSP: ssp126<br>Change: 5.67 %", "type": "scatter", "x": [5.672, 3.305], "y": [0, 1]}, {"hoverinfo": "text", "line": {"color": "#91ADD3", "width": 2}, "mode": "lines", "showlegend": false, "text": "Model: EC-Earth3_r1i1p1f1<br>SSP: ssp245<br>Change: -0.81 %", "type": "scatter", "x": [-0.8149, 2.4], "y": [0, 1]}, {"hoverinfo": "text", "line": {"color": "#F19D6F", "width": 2}, "mode": "lines", "showlegend": false, "text": "Model: EC-Earth3_r1i1p1f1<br>SSP: ssp370<br>Change: 0.92 %", "type": "scatter", "x": [0.923, 2.767], "y": [0, 1]}, {"hoverinfo": "text", "line": {"color": "#E64139", "width": 2}, "mode": "lines", "showlegend": false, "text": "Model: EC-Earth3_r1i1p1f1<br>SSP: ssp585<br>Change: -3.12 %", "type": "scatter", "x": [-3.123, 1.324], "y": [0, 1]}, {"hoverinfo": "text", "line": {"color": "#402575", "width": 2}, "mode": "lines", "showlegend": false, "text": "Model: CanESM5_r1i1p1f1<br>SSP: ssp126<br>Change: -0.03 %", "type": "scatter", "x": [-0.03033, 3.305], "y": [0, 1]}, {"hoverinfo": "text", "line": {"color": "#91ADD3", "width": 2}, "mode": "lines", "showlegend": false, "text": "Model: CanESM5_r1i1p1f1<br>SSP: ssp245<br>Change: -2.16 %", "type": "scatter", "x": [-2.162, 2.4], "y": [0, 1]}, {"hoverinfo": "text", "line": {"color": "#F19D6F", "width": 2}, "mode": "lines", "showlegend": false, "text": "Model: CanESM5_r1i1p1f1<br>SSP: ssp370<br>Change: -4.97 %", "type": "scatter", "x": [-4.965, 2.767], "y": [0, 1]}, {"hoverinfo": "text", "line": {"color": "#E64139", "width": 2}, "mode": "lines", "showlegend": false, "text": "Model: CanESM5_r1i1p1f1<br>SSP: ssp585<br>Change: 4.09 %", "type": "scatter", "x": [4.093, 1.324], "y": [0, 1]}, {"hoverinfo": "text", "line": {"color": "#402575", "width": 2}, "mode": "lines", "showlegend": false, "text": "Model: EC-Earth3-Veg_r1i1p1f1<br>SSP: ssp126<br>Change: 8.30 %", "type": "scatter", "x": [8.298, 3.305], "y": [0, 1]}, {"hoverinfo": "text", "line": {"color": "#91ADD3", "width": 2}, "mode": "lines", "showlegend": false, "text": "Model: EC-Earth3-Veg_r1i1p1f1<br>SSP: ssp245<br>Change: 15.70 %", "type": "scatter", "x": [15.7, 2.4], "y": [0, 1]}, {"hoverinfo": "text", "line": {"color": "#F19D6F", "width": 2}, "mode": "lines", "showlegend": false, "text": "Model: EC-Earth3-Veg_r1i1p1f1<br>SSP: ssp370<br>Change: 19.57 %", "type": "scatter", "x": [19.57, 2.767], "y": [0, 1]}, {"hoverinfo": "text", "line": {"color": "#E64139", "width": 2}, "mode": "lines", "showlegend": false, "text": "Model: EC-Earth3-Veg_r1i1p1f1<br>SSP: ssp585<br>Change: 10.42 %", "type": "scatter", "x": [10.42, 1.324], "y": [0, 1]}, {"hoverinfo": "text", "line": {"color": "#402575", "width": 2}, "mode": "lines", "showlegend": false, "text": "Model: ACCESS-ESM1-5_r1i1p1f1<br>SSP: ssp126<br>Change: 7.12 %", "type": "scatter", "x": [7.12, 3.305], "y": [0, 1]}, {"hoverinfo": "text", "line": {"color": "#91ADD3", "width": 2}, "mode": "lines", "showlegend": false, "text": "Model: ACCESS-ESM1-5_r1i1p1f1<br>SSP: ssp245<br>Change: 0.33 %", "type": "scatter", "x": [0.3272, 2.4], "y": [0, 1]}, {"hoverinfo": "text", "line": {"color": "#F19D6F", "width": 2}, "mode": "lines", "showlegend": false, "text": "Model: ACCESS-ESM1-5_r1i1p1f1<br>SSP: ssp370<br>Change: -5.29 %", "type": "scatter", "x": [-5.288, 2.767], "y": [0, 1]}, {"hoverinfo": "text", "line": {"color": "#E64139", "width": 2}, "mode": "lines", "showlegend": false, "text": "Model: ACCESS-ESM1-5_r1i1p1f1<br>SSP: ssp585<br>Change: -10.11 %", "type": "scatter", "x": [-10.11, 1.324], "y": [0, 1]}, {"hoverinfo": "text", "line": {"color": "#402575", "width": 2}, "mode": "lines", "showlegend": false, "text": "Model: KIOST-ESM_r1i1p1f1<br>SSP: ssp126<br>Change: -2.96 %", "type": "scatter", "x": [-2.957, 3.305], "y": [0, 1]}, {"hoverinfo": "text", "line": {"color": "#91ADD3", "width": 2}, "mode": "lines", "showlegend": false, "text": "Model: KIOST-ESM_r1i1p1f1<br>SSP: ssp245<br>Change: -7.62 %", "type": "scatter", "x": [-7.618, 2.4], "y": [0, 1]}, {"hoverinfo": "text", "line": {"color": "#E64139", "width": 2}, "mode": "lines", "showlegend": false, "text": "Model: KIOST-ESM_r1i1p1f1<br>SSP: ssp585<br>Change: -0.60 %", "type": "scatter", "x": [-0.598, 1.324], "y": [0, 1]}, {"line": {"color": "#402575", "width": 4}, "mode": "lines", "name": "ssp126", "type": "scatter", "x": [null], "y": [null]}, {"line": {"color": "#91ADD3", "width": 4}, "mode": "lines", "name": "ssp245", "type": "scatter", "x": [null], "y": [null]}, {"line": {"color": "#F19D6F", "width": 4}, "mode": "lines", "name": "ssp370", "type": "scatter", "x": [null], "y": [null]}, {"line": {"color": "#E64139", "width": 4}, "mode": "lines", "name": "ssp585", "type": "scatter", "x": [null], "y": [null]}], "layout": {"height": 500, "legend": {"orientation": "h", "x": 0.5, "xanchor": "center", "y": 1.05, "yanchor": "top"}, "margin": {"b": 50, "l": 20, "r": 20, "t": 50}, "paper_bgcolor": "white", "plot_bgcolor": "white", "title": {"text": "Projected changes CMIP6 in WCE for Total Precipitation during SepNov between 2041-2060", "x": 0.5, "xanchor": "center"}, "xaxis": {"linecolor": "black", "linewidth": 1, "range": [-11.63, 21.06], "showgrid": false, "showline": true, "tickcolor": "black", "ticklen": 3, "tickmode": "auto", "ticks": "outside", "tickwidth": 1, "title": {"text": "Change in Total Precipitation [%]"}, "zeroline": false}, "yaxis": {"showgrid": false, "tickmode": "array", "ticktext": ["Model", "SSP", ""], "tickvals": [0, 1, 2], "zeroline": false}}}
